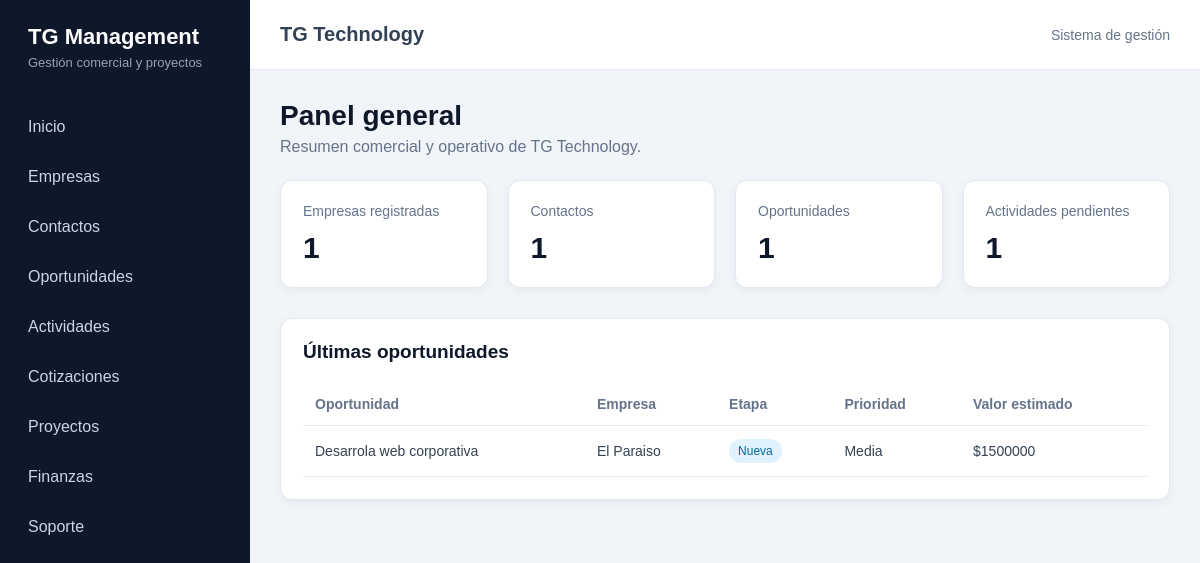
The app's page /, older data.
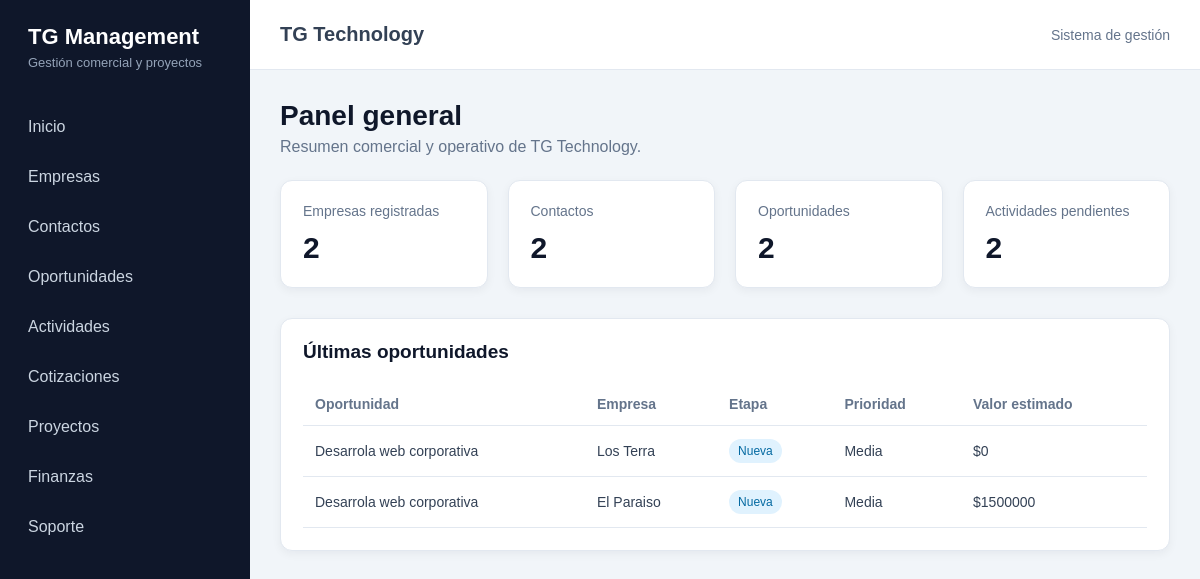
The same page, newer data.
### crm/models.py (models this page shows, shortened)
class Oportunidad(models.Model):
    class Etapa(models.TextChoices):
        NUEVA = "NUEVA", "Nueva"
        CONTACTADA = "CONTACTADA", "Contactada"
        REQUERIMIENTOS = "REQUERIMIENTOS", "Levantamiento de requerimientos"
        PROPUESTA = "PROPUESTA", "Propuesta enviada"
        NEGOCIACION = "NEGOCIACION", "Negociación"
        GANADA = "GANADA", "Ganada"
        PERDIDA = "PERDIDA", "Perdida"
        PAUSADA = "PAUSADA", "Pausada"
    class Prioridad(models.TextChoices):
        BAJA = "BAJA", "Baja"
        MEDIA = "MEDIA", "Media"
        ALTA = "ALTA", "Alta"
        URGENTE = "URGENTE", "Urgente"
    titulo = models.CharField(
        "Nombre de la oportunidad",
        max_length=200,
    )
    empresa = models.ForeignKey(
        Empresa,
        verbose_name="Empresa",
        on_delete=models.PROTECT,
        related_name="oportunidades",
    )
    contacto = models.ForeignKey(
        Contacto,
        verbose_name="Contacto",
        on_delete=models.SET_NULL,
        null=True,
        blank=True,
        related_name="oportunidades",
    )
    descripcion = models.TextField(
        "Descripción",
        blank=True,
    )
    servicio_interes = models.CharField(
        "Servicio de interés",
        max_length=150,
        blank=True,
    )
    etapa = models.CharField(
        "Etapa",
        max_length=30,
        choices=Etapa.choices,
        default=Etapa.NUEVA,
    )
    prioridad = models.CharField(
        "Prioridad",
        max_length=20,
        choices=Prioridad.choices,
        default=Prioridad.MEDIA,
    )
    valor_estimado = models.DecimalField(
        "Valor estimado",
        max_digits=14,
        decimal_places=2,
        default=0,
    )
    probabilidad = models.PositiveSmallIntegerField(
        "Probabilidad de cierre (%)",
        default=10,
    )
    fecha_estimada_cierre = models.DateField(
        "Fecha estimada de cierre",
        null=True,
        blank=True,
    )
    motivo_perdida = models.TextField(
        "Motivo de pérdida",
        blank=True,
    )
    responsable = models.ForeignKey(
        settings.AUTH_USER_MODEL,
        verbose_name="Responsable",
        on_delete=models.SET_NULL,
        null=True,
        blank=True,
        related_name="oportunidades_asignadas",
    )
    fecha_creacion = models.DateTimeField(
        "Fecha de creación",
        auto_now_add=True,
    )
    fecha_actualizacion = models.DateTimeField(
        "Última actualización",
        auto_now=True,
    )
    class Meta:
        verbose_name = "Oportunidad"
        verbose_name_plural = "Oportunidades"
        ordering = ["-fecha_creacion"]

class Empresa(models.Model):
    class TipoEmpresa(models.TextChoices):
        PROSPECTO = "PROSPECTO", "Prospecto"
        CLIENTE = "CLIENTE", "Cliente"
        PROVEEDOR = "PROVEEDOR", "Proveedor"
        PARTNER = "PARTNER", "Partner"
    class EstadoEmpresa(models.TextChoices):
        ACTIVA = "ACTIVA", "Activa"
        INACTIVA = "INACTIVA", "Inactiva"
    razon_social = models.CharField(
        "Razón social",
        max_length=200,
    )
    nombre_fantasia = models.CharField(
        "Nombre de fantasía",
        max_length=200,
        blank=True,
    )
    rut = models.CharField(
        "RUT",
        max_length=20,
        blank=True,
        unique=True,
        null=True,
    )
    tipo = models.CharField(
        "Tipo de empresa",
        max_length=20,
        choices=TipoEmpresa.choices,
        default=TipoEmpresa.PROSPECTO,
    )
    rubro = models.CharField(
        "Rubro",
        max_length=150,
        blank=True,
    )
    sitio_web = models.URLField(
        "Sitio web",
        blank=True,
    )
    telefono = models.CharField(
        "Teléfono",
        max_length=30,
        blank=True,
    )
    email = models.EmailField(
        "Correo electrónico",
        blank=True,
    )
    direccion = models.CharField(
        "Dirección",
        max_length=250,
        blank=True,
    )
    comuna = models.CharField(
        "Comuna",
        max_length=100,
        blank=True,
    )
    region = models.CharField(
        "Región",
        max_length=100,
        blank=True,
    )
    estado = models.CharField(
        "Estado",
        max_length=20,
        choices=EstadoEmpresa.choices,
        default=EstadoEmpresa.ACTIVA,
    )
    observaciones = models.TextField(
        "Observaciones",
        blank=True,
    )
    creado_por = models.ForeignKey(
        settings.AUTH_USER_MODEL,
        verbose_name="Creado por",
        on_delete=models.SET_NULL,
        null=True,
        blank=True,
        related_name="empresas_creadas",
    )
    fecha_creacion = models.DateTimeField(
        "Fecha de creación",
        auto_now_add=True,
    )
    fecha_actualizacion = models.DateTimeField(
        "Última actualización",
        auto_now=True,
    )
    class Meta:
        verbose_name = "Empresa"
        verbose_name_plural = "Empresas"
        ordering = ["razon_social"]
    def __str__(self):
        return self.nombre_fantasia or self.razon_social

### core/views.py (the view)
# urls.py: path("", views.dashboard, name="dashboard"),
def dashboard(request):
    contexto = {
        "total_empresas": Empresa.objects.count(),
        "total_contactos": Contacto.objects.count(),
        "total_oportunidades": Oportunidad.objects.count(),
        "oportunidades_ganadas": Oportunidad.objects.filter(
            etapa=Oportunidad.Etapa.GANADA
        ).count(),
        "actividades_pendientes": Actividad.objects.filter(
            estado=Actividad.EstadoActividad.PENDIENTE
        ).count(),
        "ultimas_oportunidades": Oportunidad.objects.select_related(
            "empresa",
            "responsable",
        )[:5],
    }
    return render(request, "core/dashboard.html", contexto)

### core/templates/core/dashboard.html (shortened to what this page needs)
{% extends "core/base.html" %}
{% block content %}
    <div class="encabezado-pagina">
        <h1>Panel general</h1>
        <p>
            Resumen comercial y operativo de TG Technology.
        </p>
    </div>
    <div class="tarjetas">
        <div class="tarjeta">
            <p>Empresas registradas</p>
            <strong>{{ total_empresas }}</strong>
        </div>
        <div class="tarjeta">
            <p>Contactos</p>
            <strong>{{ total_contactos }}</strong>
        </div>
        <div class="tarjeta">
            <p>Oportunidades</p>
            <strong>{{ total_oportunidades }}</strong>
        </div>
        <div class="tarjeta">
            <p>Actividades pendientes</p>
            <strong>{{ actividades_pendientes }}</strong>
        </div>
    </div>
    <div class="panel">
        <h2>Últimas oportunidades</h2>
        {% if ultimas_oportunidades %}
            <table>
                <thead>
                    <tr>
                        <th>Oportunidad</th>
                        <th>Empresa</th>
                        <th>Etapa</th>
                        <th>Prioridad</th>
                        <th>Valor estimado</th>
                    </tr>
                </thead>
                <tbody>
                    {% for oportunidad in ultimas_oportunidades %}
                        <tr>
                            <td>
                                {{ oportunidad.titulo }}
                            </td>
                            <td>
                                {{ oportunidad.empresa }}
                            </td>
                            <td>
                                <span class="estado">
                                    {{ oportunidad.get_etapa_display }}
                                </span>
                            </td>
                            <td>
                                {{ oportunidad.get_prioridad_display }}
                            </td>
                            <td>
                                ${{ oportunidad.valor_estimado|floatformat:0 }}
                            </td>
                        </tr>
                    {% endfor %}
                </tbody>
            </table>
        {% else %}
            <div class="sin-registros">
                Todavía no existen oportunidades registradas.
            </div>
        {% endif %}
    </div>
{% endblock %}

Row changes from the older to the newer data that the page shows:
added Oportunidad: titulo "Desarrola web corporativa", empresa "Los Terra", etapa "Nueva", prioridad "Media", valor_estimado "0"
Text that changed along with them:
{{ total_empresas }}: "1" → "2"
{{ total_contactos }}: "1" → "2"
{{ total_oportunidades }}: "1" → "2"
{{ actividades_pendientes }}: "1" → "2"
